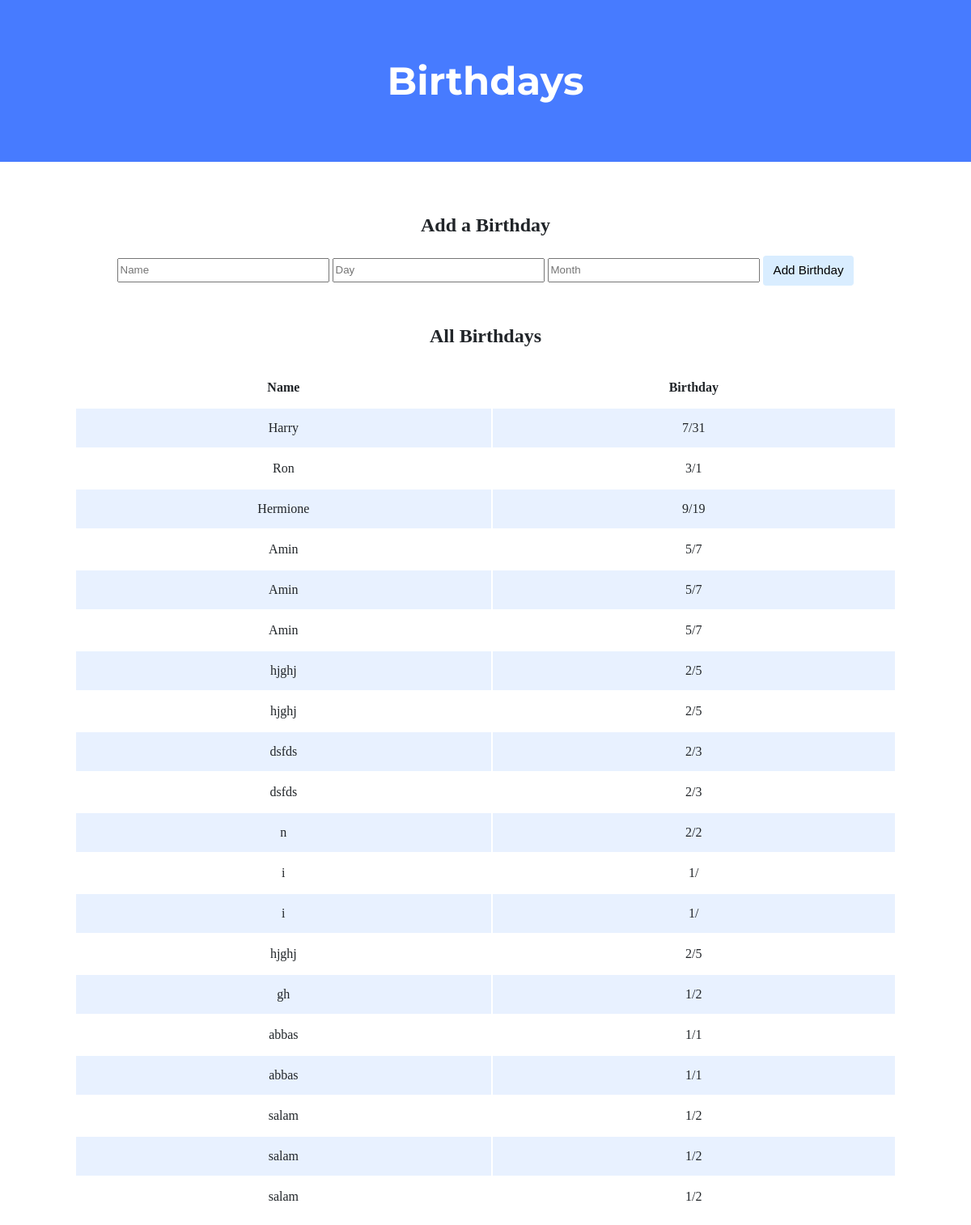
The page / on the database its author committed.
### tables this page shows
CREATE TABLE birthdays (
    id INTEGER,
    name TEXT,
    month INTEGER,
    day INTEGER,
    PRIMARY KEY(id)
);

### app.py (the view)
@app.route("/", methods=["GET", "POST"])
def index():
    if request.method == "POST":
        first_name = request.form.get("first_name")
        last_name = request.form.get("last_name")
        day = request.form.get("day")
        month = request.form.get("month")
        year = request.form.get("year")
        db.execute(
            "INSERT INTO birthday (first_name, last_name, day, month, year) VALUES (?, ?, ?, ?, ?)",
            first_name,
            last_name,
            day,
            month,
            year,
        )
        birthdays = db.execute("SELECT * FROM birthdays")
        return render_template("index.html", birthdays=birthdays)
    else:
        birthdays = db.execute("SELECT * FROM birthdays")
        return render_template("index.html", birthdays=birthdays)

### app.py (called while the page is built)
@app.after_request
def after_request(response):
    response.headers["Cache-Control"] = "no-cache, no-store, must-revalidate"
    response.headers["Expires"] = 0
    response.headers["Pragma"] = "no-cache"
    return response

### templates/index.html (shortened to what this page needs)
<!DOCTYPE html>
<html lang="en">
    <head>
        <link href="/static/styles.css" rel="stylesheet">
    </head>
    <body>
        <div class="header">
            <h1>Birthdays</h1>
        </div>
        <div class="container">
            <div class="section">
                <h2>Add a Birthday</h2>
                    <input type = "text" name = "name" placeholder = "Name">
                    <input type = "number" name = "day" placeholder = "Day" >
                    <input type = "number" name = "month" placeholder = "Month" max = "12" min = "1">
                    <input type = "submit" value = "Add Birthday">
            </div>
            <div class="section">
                <h2>All Birthdays</h2>
                <table>
                    <thead>
                        <tr>
                            <th>Name</th>
                            <th>Birthday</th>
                        </tr>
                    </thead>
                    <tbody>
                        {% for birthday in birthdays %}
                        <tr>
                            <td>{{ birthday.name}}</td>
                            <td>{{ birthday.month }}/{{ birthday.day }}</td>
                        </tr>
                        {% endfor %}
                    </tbody>
                </table>
            </div>
        </div>
    </body>
</html>

### static/styles.css (style rules this page uses)
body { background-color: #fff; color: #212529; font-size: 1rem; font-weight: 400; line-height: 1.5; margin: 0; text-align: left; }
.container { margin-left: auto; margin-right: auto; padding-left: 15px; padding-right: 15px; text-align: center; width: 90%; }
.header { background-color: #477bff; color: #fff; margin-bottom: 2rem; padding: 2rem 1rem; text-align: center; }
.section { padding-bottom: 1rem; padding-left: 2rem; padding-right: 2rem; padding-top: 0.5rem; }
h1 { font-family: 'Montserrat', sans-serif; font-size: 48px; }
button, input[type="submit"] { background-color: #d9edff; border: 1px solid transparent; border-radius: 0.25rem; font-size: 0.95rem; font-weight: 400; line-height: 1.5; padding: 0.375rem 0.75rem; text-align: center; transition: color 0.15s ease-in-out, background-color 0.15s ease-in-out, border-color 0.15s ease-in-out, box-shadow 0.15s ease-in-out; vertical-align: middle; }
input[type="text"], input[type="number"] { line-height: 1.8; width: 25%; }
table { background-color: transparent; margin-bottom: 1rem; width: 100%; }
table th, table td { padding: 0.75rem; vertical-align: middle; }
tbody tr:nth-of-type(odd) { background-color: rgb(179, 208, 255, 0.3) }

### rows shown on the page
birthdays: name "Harry", month "7", day "31"
birthdays: name "Ron", month "3", day "1"
birthdays: name "Hermione", month "9", day "19"
birthdays: name "Amin", month "5", day "7"
birthdays: name "Amin", month "5", day "7"
birthdays: name "Amin", month "5", day "7"
birthdays: name "hjghj", month "2", day "5"
birthdays: name "hjghj", month "2", day "5"
birthdays: name "dsfds", month "2", day "3"
birthdays: name "dsfds", month "2", day "3"
birthdays: name "n", month "2", day "2"
birthdays: name "i", month "1"
birthdays: name "i", month "1"
birthdays: name "hjghj", month "2", day "5"
birthdays: name "gh", month "1", day "2"
birthdays: name "abbas", month "1", day "1"
birthdays: name "abbas", month "1", day "1"
birthdays: name "salam", month "1", day "2"
birthdays: name "salam", month "1", day "2"
birthdays: name "salam", month "1", day "2"
